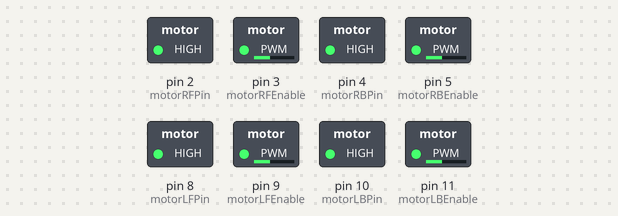
Bench run of a sketch on a simulated Arduino Mega 2560, built with avr-gcc and run on an emulated ATmega2560. On the bench: switched loads named in the sketch (green lamp = pin HIGH). What the sketch prints to the serial monitor is not drawn.

Above: at 0.1 s.
Timing chart, 0 to 1.6 s (numbered marks = the images above):
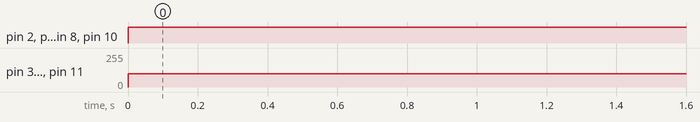

The sketch:

goback.ino
```cpp
int back_line;
/*counter*/
const int distance_data = 13;
const int count_data3 = 6;
const int count_data6 = 7;
const int count_data9 = 12;

/*Linefollower*/
int distance1;

int count3;
const int motorLFPin = 8; // signal pin 1 for the right motor, connect to IN1
const int motorLFEnable = 9; // enable pin for the right motor (PWM enabled)

const int motorLBPin = 10; // signal pin 1 for the left motor, connect to IN3
const int motorLBEnable = 11; // enable pin for the left motor (PWM enabled)

const int motorRFPin = 2; // signal pin 1 for the right motor, connect to IN1
const int motorRFEnable = 3; // enable pin for the right motor (PWM enabled)

const int motorRBPin = 4; // signal pin 1 for the left motor, connect to IN3
const int motorRBEnable = 5; // enable pin for the left motor (PWM enabled)


const int irPinsF[8] = {22,24,26,28,30,32,34,36};
const int irPinsM[8] = {38,40,42,44,46,48,50,52};
int irSensorDigitalF[8] = {0,0,0,0,0,0,0,0};
int irSensorDigitalM[8] = {0,0,0,0,0,0,0,0};
int i,j = 0;
int d = 1000;

int irSensors_Front= B00000000;
int irSensors_Middle= B00000000;

int motorLSpeed = 100;
int motorRSpeed = 100;
int error = 140;   // 145 best 200  //  normal 255  // mad 0


void setup() {
/*ultrasonic*/
pinMode(distance_data,INPUT);
pinMode(count_data3,INPUT);
pinMode(count_data6,INPUT);
pinMode(count_data9,INPUT);
Serial.begin(9600);
/*Linefollower*/


pinMode(motorLFPin,OUTPUT);
pinMode(motorLFEnable,OUTPUT);
pinMode(motorLBPin,OUTPUT);
pinMode(motorLBEnable,OUTPUT);
pinMode(motorRFPin,OUTPUT);
pinMode(motorRFEnable,OUTPUT);
pinMode(motorRBPin,OUTPUT);
pinMode(motorRBEnable,OUTPUT);
  /* Set-up IR sensor pins as input */
for (int i = 0; i <= 7; i++)
{pinMode(irPinsF[i], INPUT);}
for (int i = 0; i <= 7; i++)
{pinMode(irPinsM[i], INPUT);}

}


void loop()
{
  Go_Back();
}


void Go_Back()
{
    Serial.println("                         Go_back ");
     analogWrite(motorLFEnable, motorRSpeed);
     digitalWrite(motorLFPin, HIGH);


     analogWrite(motorLBEnable, motorLSpeed);
     digitalWrite(motorLBPin, HIGH);

     analogWrite(motorRFEnable, motorRSpeed);
     digitalWrite(motorRFPin, HIGH);


     analogWrite(motorRBEnable, motorLSpeed);
     digitalWrite(motorRBPin, HIGH);

}
```

Measured:
- by itself, pin 2 (motorRFPin), pin 4 (motorRBPin), pin 8 (motorLFPin), pin 10 (motorLBPin): LOW → HIGH at 0.00 s
- by itself, pin 3 (motorRFEnable), pin 5 (motorRBEnable), pin 9 (motorLFEnable), pin 11 (motorLBEnable): 0/255 → 100/255 at 0.00 s
